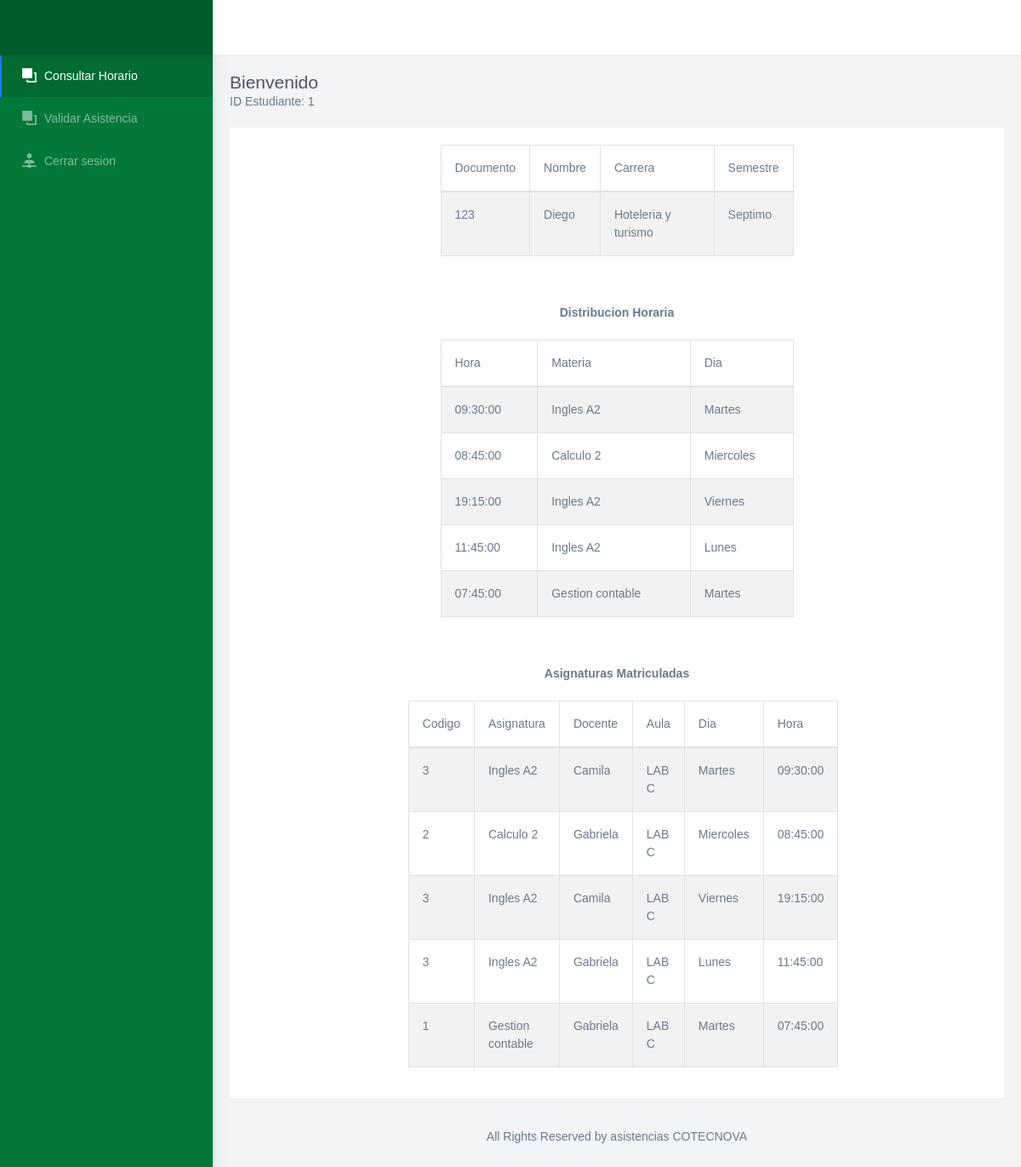
/consultar_horario.php (signed in), run on the app's committed database.
### tables this page shows
CREATE TABLE `estudiante` (
  `id_estudiante` int(11) NOT NULL COMMENT 'Identificador del estudiante',
  `documento` varchar(45) NOT NULL COMMENT 'Documento del estudiante',
  `nombres` varchar(45) NOT NULL COMMENT 'Nombres del estudiante',
  `apellidos` varchar(45) NOT NULL COMMENT 'Apellidos del estudiante',
  `jornada` varchar(45) NOT NULL COMMENT 'Jornada del estudiante',
  `semestre` varchar(45) NOT NULL COMMENT 'Semestre en el que se encuentra',
  `clave` varchar(45) NOT NULL COMMENT 'Clave del estudiante',
  `estado` int(11) NOT NULL COMMENT 'Activo o inactivo',
  `Carrera_id_carrera` int(11) NOT NULL COMMENT 'Id de la carrera que cursa',
  `tipo_usuario_id_tipo_usuario` int(11) NOT NULL COMMENT 'Id del tipo de usuario'
);

CREATE TABLE `carrera` (
  `id_carrera` int(11) NOT NULL COMMENT 'Id de la carrera',
  `nombre` varchar(45) NOT NULL COMMENT 'Nombre de la carrera',
  `estado` int(11) NOT NULL COMMENT 'Activa o inactiva'
);

CREATE TABLE `clase` (
  `id_clase` int(11) NOT NULL COMMENT 'Id de la clase',
  `Dias_id_dia` int(11) NOT NULL COMMENT 'Id del dia',
  `hora` time NOT NULL COMMENT 'Hora de inicio de la clase',
  `horafin` time NOT NULL COMMENT 'Hora fin de la clase',
  `codigo` varchar(45) NOT NULL COMMENT 'Codigo de la clase',
  `Docente_id_docente` int(11) NOT NULL COMMENT 'Id del docente que la dara',
  `Aula_id_aula` int(11) NOT NULL COMMENT 'Id del aula en la que se vera',
  `Materia_id_materia` int(11) NOT NULL COMMENT 'Id de la materia que se vera',
  `Grupo_id_grupo` int(11) NOT NULL COMMENT 'Id del grupo asignado',
  `estado` int(11) NOT NULL COMMENT 'Estado de la clase'
);

CREATE TABLE `materia` (
  `id_materia` int(11) NOT NULL COMMENT 'Id de la materia',
  `nombre` varchar(45) NOT NULL COMMENT 'Nombre de la materia',
  `estado` int(11) NOT NULL COMMENT 'Activo o inactivo'
);

CREATE TABLE `dias` (
  `id_dia` int(11) NOT NULL COMMENT 'Id el dia',
  `nombre` varchar(45) NOT NULL COMMENT 'Nombre del dia'
);

CREATE TABLE `docente` (
  `id_docente` int(11) NOT NULL COMMENT 'Identificador del docente',
  `documento` varchar(45) NOT NULL COMMENT 'Documento del docente',
  `nombres` varchar(45) NOT NULL COMMENT 'Nombres del docente\n\n',
  `apellidos` varchar(45) NOT NULL COMMENT 'Apellidos del docente',
  `clave` varchar(45) NOT NULL COMMENT 'Clave del docente',
  `tipo_usuario_id_tipo_usuario` int(11) NOT NULL COMMENT 'Tipo de usuario',
  `estado` int(11) NOT NULL COMMENT 'Activo o inactivo'
);

CREATE TABLE `aula` (
  `id_aula` int(11) NOT NULL COMMENT 'Id del aula',
  `nombre` varchar(45) NOT NULL COMMENT 'Nombre del aula',
  `estado` int(11) NOT NULL COMMENT 'Activa o inactiva'
);

### Modelo/MySQL.php (called while the page is built, shortened)
<?php
class MySQL{
    private $hostname  = "localhost";
    private $user = "root";
    private $password = "";
    private $database = "asistencia";
    private $conexion;
    public function conectar(){
        $this->conexion = mysqli_connect($this->hostname, $this->user, $this->password, $this->database);
    }
    public function efectuarConsulta($consulta){
        mysqli_query($this->conexion, "SET lc_time_names = 'es_ES'" );
        mysqli_query($this->conexion, "SET NAMES 'utf8'");
        mysqli_query($this->conexion, "SET CHARACTER 'utf8'");
       $this->resultadoConsulta = mysqli_query($this->conexion, $consulta);
        return $this->resultadoConsulta;
    }
}

### consultar_horario.php (the view, shortened to what this page needs)
<!DOCTYPE html>
<html dir="ltr" lang="en">
<head>
	<link href="css/chartist.min.css" rel="stylesheet">
	<link href="css/style.min.css" rel="stylesheet">
	<link href="css/ie7.css" rel="stylesheet">
	<link href="css/materialdesignicons.min.css" rel="stylesheet">
	<link href="css/weather-icons.min.css" rel="stylesheet">
</head>
<body>
	<?php
	require_once 'Modelo/MySQL.php';
	$mysql = new MySQL;
	$mysql->conectar();
	$id_estudiante = $_SESSION['idEstudiante'];
	$datosestudiante = $mysql->efectuarConsulta("SELECT estudiante.id_estudiante, estudiante.documento, estudiante.nombres, estudiante.Carrera_id_carrera, estudiante.semestre, carrera.id_carrera, carrera.nombre from estudiante join carrera on estudiante.Carrera_id_carrera = carrera.id_carrera where estudiante.id_estudiante = " . $id_estudiante . "");
	while ($valores1 = mysqli_fetch_assoc($datosestudiante)) {
		$documento = $valores1['documento'];
		$nombres = $valores1['nombres'];
		$carrera = $valores1['nombre'];
		$semestre = $valores1['semestre'];
	}
	$dhorario = $mysql->efectuarConsulta("SELECT estudiante.id_estudiante, grupo.Estudiante_id_estudiante, clase.hora, materia.nombre, dias.nombre as nombredia FROM estudiante JOIN grupo on estudiante.id_estudiante = grupo.Estudiante_id_estudiante join clase on clase.Grupo_id_grupo = grupo.id_grupo join materia on materia.id_materia = clase.Materia_id_materia join dias on dias.id_dia = clase.Dias_id_dia where estudiante.id_estudiante = " . $id_estudiante . "");
	$Amaterias = $mysql->efectuarConsulta("SELECT estudiante.id_estudiante, grupo.Estudiante_id_estudiante, materia.nombre as nombremateria, materia.id_materia, docente.nombres, aula.nombre as nombreaula, dias.nombre as nombredia, clase.hora FROM estudiante JOIN grupo on estudiante.id_estudiante = grupo.Estudiante_id_estudiante join clase on clase.Grupo_id_grupo = grupo.id_grupo join materia on materia.id_materia = clase.Materia_id_materia join docente on docente.id_docente = clase.Docente_id_docente join aula on aula.id_aula = clase.Aula_id_aula join dias on dias.id_dia = clase.Dias_id_dia where estudiante.id_estudiante = " . $id_estudiante . "");
	?>
	<div id="main-wrapper" data-navbarbg="skin6" data-theme="light" data-layout="vertical" data-sidebartype="full" data-boxed-layout="full">
		<header class="topbar" data-navbarbg="skin6">
			<nav class="navbar top-navbar navbar-expand-md navbar-light">
				<div class="navbar-header" data-logobg="skin5">
					<div class="navbar-brand">
						<a href="index.html" class="logo">
						</a>
					</div>
				</div>
			</nav>
		</header>
		<div class="page-wrapper">
			<div class="page-breadcrumb">
				<div class="row">
					<div class="col-5 align-self-center">
						<h4 class="page-title">Bienvenido</h4>
						<?php echo "ID Estudiante: " . $_SESSION['idEstudiante']; ?>
					</div>
				</div>
			</div>
			<div class="container-fluid">
				<div class="row">
					<div class="col-12">
						<div class="card">
							<center>
								<div class="card-body col-md-6 col-md-offset-3">
								<table id="" class="table table-striped table-bordered" style="width:100%">
										<thead>
											<tr>
												<th scope="col">Documento</th>
												<th scope="col">Nombre</th>
												<th scope="col">Carrera</th>
												<th scope="col">Semestre</th>
											</tr>
										</thead>
										<tbody>
											<tr>
												<th scope="row"><?php echo $documento ?></th>
												<td><?php echo $nombres ?></td>
												<td><?php echo $carrera ?></td>
												<td><?php echo $semestre ?></td>
											</tr>
										</tbody>
									</table>
								</div>
							</center>
							<center>
								<div class="card-body col-md-6 col-md-offset-3">
									<center>
										<b>Distribucion Horaria</b>
									</center>
									<br>
									<table id="" class="table table-striped table-bordered" style="width:100%">
										<thead>
											<tr>
												<th scope="col">Hora</th>
												<th scope="col">Materia</th>
												<th scope="col">Dia</th>
											</tr>
										</thead>
										<tbody>
											<?php
											while ($valores2 = mysqli_fetch_assoc($dhorario)) {
											?>
												<tr>
													<th scope="row"><?php echo $valores2['hora'] ?></th>
													<td><?php echo $valores2['nombre'] ?></td>
													<td><?php echo $valores2['nombredia'] ?></td>
												</tr>
											<?php
											}
											?>
										</tbody>
									</table>
								</div>
							</center>
							<center>
								<div class="card-body col-md-7 col-md-offset-3">
									<center>
										<b>Asignaturas Matriculadas</b>
									</center>
									<br>
									<table id="" class="table table-striped table-bordered" style="width:100%">
										<thead>
											<tr>
												<th scope="col">Codigo</th>
												<th scope="col">Asignatura</th>
												<th scope="col">Docente</th>
												<th scope="col">Aula</th>
												<th scope="col">Dia</th>
												<th scope="col">Hora</th>
											</tr>
										</thead>
										<tbody>
											<tr>
												<?php
												while ($valores3 = mysqli_fetch_assoc($Amaterias)) {
												?>
													<th scope="row"><?php echo $valores3['id_materia'] ?></th>
													<td><?php echo $valores3['nombremateria'] ?></td>
													<td><?php echo $valores3['nombres'] ?></td>
													<td><?php echo $valores3['nombreaula'] ?></td>
													<td><?php echo $valores3['nombredia'] ?></td>
													<td><?php echo $valores3['hora'] ?></td>
											</tr>
										<?php
												}
										?>
										</tbody>
									</table>
								</div>
							</center>
						</div>
					</div>
				</div>
				<footer class="footer text-center">
					All Rights Reserved by asistencias COTECNOVA
				</footer>
			</div>
		</div>
</body>
</html>

### data on the page
estudiante: documento "123", nombres "Diego", Carrera_id_carrera.nombre "Hoteleria y turismo", semestre "Septimo", clase.hora "09:30:00", materia.nombre "Ingles A2", dias.nombre "Martes", clase.hora "08:45:00", materia.nombre "Calculo 2", dias.nombre "Miercoles", clase.hora "19:15:00", dias.nombre "Viernes", clase.hora "11:45:00", dias.nombre "Lunes", clase.hora "07:45:00", materia.nombre "Gestion contable", materia.id_materia "3", docente.nombres "Camila", aula.nombre "LAB C", materia.id_materia "2", docente.nombres "Gabriela", materia.id_materia "1"

### other printed values
$_SESSION['idEstudiante'] "1"
